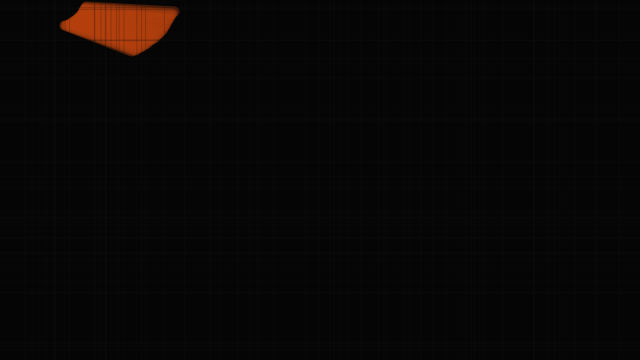
Frame 1 (no input)
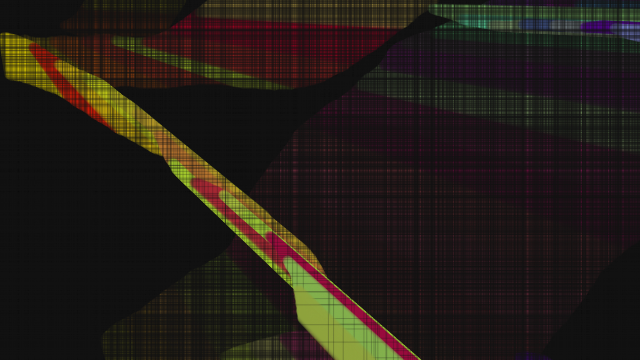
Frame 60 (the mouse pressed at the canvas centre just before this capture)
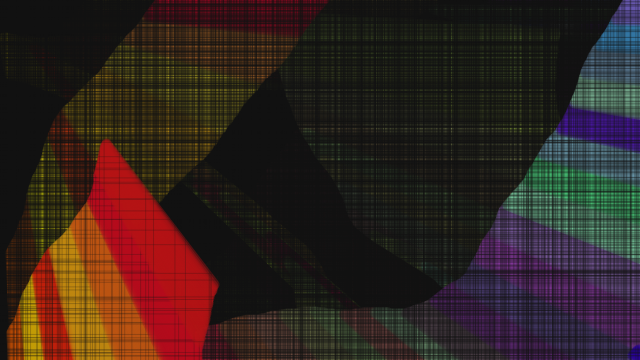
Frame 120 (the mouse held since frame 60 and released just before this capture)

The Processing sketch that drew these frames (run headless with seeded random() and noise(); from frame 60 on, the mouse is pressed at the canvas centre):

// Processing sketch: processing_104923
// ── processing_104923.pde

void setup() {
  size(640,360);
  background(5);
  stroke(255, 255, 0, 1);
  strokeWeight(10);
  frameRate(20);
  smooth();
}
float len = 1;
float lastX,lastY;
float startX = random(width);
float startY = random(height);
int t = 0;
float ang = random(360);


void draw() {
  t = 0;
  float blue = startX/5+round(random(startX/width)*75);
  float red =200-(startX/width)*80-round(random(startX/width)*100);
  float green = random(200);
  int kosa = 100;
  while (t <= 30) {
    if (startX < 0 || startX>width || startY <0 || startY>height) {
      kosa=0;
    }
    if (startX >=0 && startX<=width && startY >=0 && startY<=height) {
      ang+=random(-1,1)*5;
      stroke(red, green, blue, kosa);
      lastX = startX + cos(radians(ang))*len*(width/height);
      lastY = startY + sin(radians(ang))*len;
      line(startX, startY,lastX*2 ,lastY*2) ; 
      startX = lastX;
      startY = lastY;
    }
    else if (startX <0) {
      startX = width - random(len);
    }
    else if (startX > width) {
      startX = 0 + random(len);
    }
    else if (startY <0) { 
      startY = height - random(len);
    }
    else if (startY >height) {
      startY = 0 + random(len);
    }
    t++;
  }
  float t2 = 0;
  float x = 0;
  float y = 0;
  while (t2<=width/10) {
    fill(15, 60);
    stroke(255, 0);
    rect(random(width), y, 1, height);
    t2++;
  }
  t2 = 0;
  while (t2<=height/10) {
    fill(15, 60);
    stroke(255, 0);
    rect(x, random(height), width, 1);
    t2++;
  }
}
